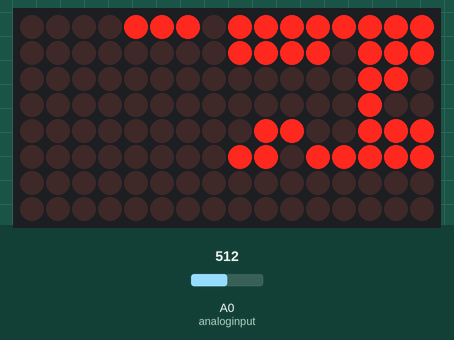
Recording of a sketch running on a simulated Arduino Uno, built with avr-gcc and run on an emulated ATmega328P. Shown: 16×8 LED matrix. The inputs (shaded band) are chosen by the test bench; at power-on: A0 (analoginput) = 512. Random numbers use the default seed unless the sketch sets one.

Above: at 0.95 s.
1.3 s: A0 (analoginput) set to 778
3.0 s: A0 (analoginput) set to 809
At 4.31 s:
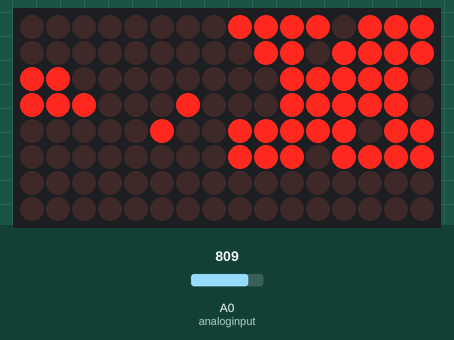
4.7 s: A0 (analoginput) set to 839
At 5.01 s:
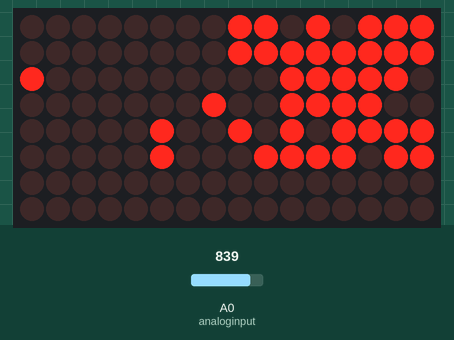
6.4 s: A0 (analoginput) set to 854
8.1 s: A0 (analoginput) set to 877
At 8.13 s:
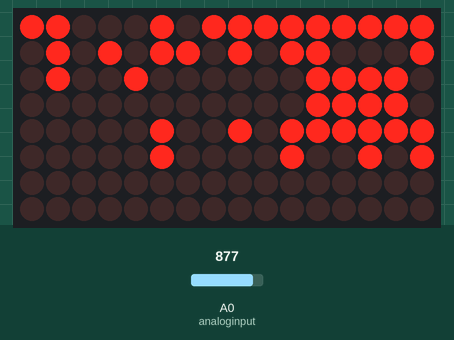
10.0 s: A0 (analoginput) set to 716
At 10.91 s:
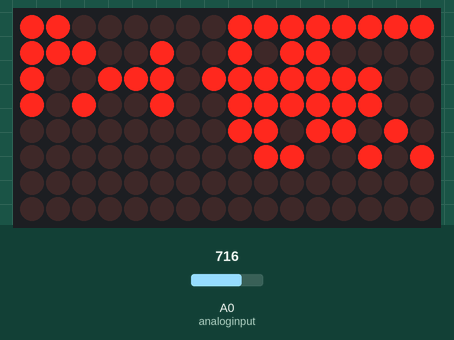

Measured:
- the behaviour switches between 796 and 797 on A0 (analoginput) (found by bisection; images 0 and 1)
- the behaviour switches between 830 and 831 on A0 (analoginput) (found by bisection; images 1 and 2)
- the behaviour switches between 865 and 866 on A0 (analoginput) (found by bisection; images 2 and 3)

The sketch:

CBI_DataPanel_2_0.ino
```cpp
#include <LedControl.h>

//////////////////////////////////////////////////////////
// 5/31/2014 - Renamed to CBI_DataPanel_2_0 - VAShadow
// 5/30/2014 - Added CBI Support - VAShadow
//
//
// 12/05/2013 - CuriousMarc DataPort sketch v1.0
// Alternate sketch for Michael's Erwin DataPort
// with a more organic feel
// This is just a sketch for the data panel, and it assumes
// it is first in the chain.
// There is no code for the CBI yet (I don't have one!)
// so someone that has it should write that part...
//
///////////////////////////////////////////////////////////

// change this to match which Arduino pins you connect your panel to,
// which can be any 3 digital pins you have available.
// This is the pinout for the DroidConUino, same as the R series

// Pinout set for Arduino Mini Breakout
#define DATAIN_PIN 10//13 //2
#define CLOCK_PIN  11//12 //4
#define LOAD_PIN   12//11 //8

//Set this to which Analog Pin you use for the voltage in.
#define analoginput 0

#define greenVCC 12.5    // Green LED on if above this voltage
#define yellowVCC 12.0   // Yellow LED on if above this voltage
#define redVCC 11.5      // Red LED on if above this voltage

// For 15volts: R1=47k, R2=24k
// For 30volts: R1=47k, R2=9.4k
#define R1 47000.0     // >> resistance of R1 in ohms << the more accurate these values are
#define R2 24000.0     // >> resistance of R2 in ohms << the more accurate the measurement will be


// change this to match your hardware, I have dataport as the device 0 (first in chain)
// and I don't have a CBI, but it would be second in the chain
// Invert the 1 and the 0 if you have them in the other order
#define DATAPORT 1 // the dataport one is first in the chain (device 0)
#define CBI      0 // I don't have a CBI, so I put it in second position (device 1)

// Number of Maxim chips that are connected
#define NUMDEV 2   // One for the dataport, one for the battery indicator

// the dataport is quite dim, so I put it to the maximum
#define DATAPORTINTENSITY 15  // 15 is max
#define CBIINTENSITY 15  // 15 is max

// uncomment this to test the LEDS one after the other at startup
//#define TEST
// This will revert to the old style block animation for comparison
//#define LEGACY
// If you are using the voltage monitor uncomment this
#define monitorVCC

// the timing values below control the various effects. Tweak to your liking.
// values are in ms. The lower the faster.
#define TOPBLOCKSPEED   70
#define BOTTOMLEDSPEED  200
#define REDLEDSPEED     500
#define BLUELEDSPEED    500
#define BARGRAPHSPEED   200
#define CBISPEED        50

// Uncomment this if you want an alternate effect for the blue LEDs, where it moves
// in sync with the bar graph
//#define BLUELEDTRACKGRAPH

//============================================================================

float vout = 0.0;       // for voltage out measured analog input
int value = 0;          // used to hold the analog value coming out of the voltage divider
float vin = 0.0;        // voltage calulcated... since the divider allows for 15 volts

// Instantiate LedControl driver
LedControl lc=LedControl(DATAIN_PIN,CLOCK_PIN,LOAD_PIN,NUMDEV);   // RSeries FX i2c v5 Module Logics Connector

void setup()
{
  Serial.begin(57600);

  // initialize Maxim driver chips
  lc.shutdown(DATAPORT,false);                  // take out of shutdown
  lc.clearDisplay(DATAPORT);                    // clear
  lc.setIntensity(DATAPORT,DATAPORTINTENSITY);  // set intensity

  lc.shutdown(CBI,false);                       // take out of shutdown
  lc.clearDisplay(CBI);                         // clear
  lc.setIntensity(CBI,CBIINTENSITY);            // set intensity

#ifdef  TEST// test LEDs
  singleTest();
  delay(2000);
#endif


#ifndef monitorVCC
  pinMode(analoginput, INPUT);
#endif

}


void loop()
{

// this is the legacy algorythm. Super simple, but very blocky.
#ifdef LEGACY

 for (int row=0; row<6; row++) lc.setRow(DATAPORT,row,random(0,256));
 #ifdef monitorVCC
   for (int row=0; row<4; row++) lc.setRow(CBI,row,random(0,256));
   getVCC();
 #else
   for (int row=0; row<7; row++) lc.setRow(CBI,row,random(0,256));
 #endif
 delay(1000);

#else
// this is the new code. Every block of LEDs is handled independently
 updateTopBlocks();
 bargraphDisplay(0);
 updatebottomLEDs();
 updateRedLEDs();
 updateCBILEDs();
 #ifdef monitorVCC
   getVCC();
 #endif
 #ifndef BLUELEDTRACKGRAPH
   updateBlueLEDs();
 #endif

#endif
}


///////////////////////////////////////////////////
// Test LEDs, each Maxim driver row in turn
// Each LED blinks according to the col number
// Col 0 is just on
// Col 1 blinks twice
// col 2 blinks 3 times, etc...
//

#define TESTDELAY 30
void singleTest()
{
  for(int row=0;row<6;row++)
  {
    for(int col=0;col<7;col++)
    {
      delay(TESTDELAY);
      lc.setLed(DATAPORT,row,col,true);
      delay(TESTDELAY);
      for(int i=0;i<col;i++)
      {
        lc.setLed(DATAPORT,row,col,false);
        delay(TESTDELAY);
        lc.setLed(DATAPORT,row,col,true);
        delay(TESTDELAY);
      }
    }
  }


 for(int row=0;row<4;row++)
  {
    for(int col=0;col<5;col++)
    {
      delay(TESTDELAY);
      lc.setLed(CBI,row,col,true);
      delay(TESTDELAY);
      for(int i=0;i<col;i++)
      {
        lc.setLed(CBI,row,col,false);
        delay(TESTDELAY);
        lc.setLed(CBI,row,col,true);
        delay(TESTDELAY);
      }
    }
  }

 lc.setLed(CBI,4,5,true);
 delay(TESTDELAY);
 lc.setLed(CBI,5,5,true);
 delay(TESTDELAY);
 lc.setLed(CBI,6,5,true);
 delay(TESTDELAY);
}

///////////////////////////////////
// animates the two top left blocks
// (green and yellow blocks)
void updateTopBlocks()
{
  static unsigned long timeLast=0;
  unsigned long elapsed;
  elapsed=millis();
  if ((elapsed - timeLast) < TOPBLOCKSPEED) return;
  timeLast = elapsed;

  lc.setRow(DATAPORT,4,randomRow(4)); // top yellow blocks
  lc.setRow(DATAPORT,5,randomRow(4)); // top green blocks

}

///////////////////////////////////
// animates the CBI
//
void updateCBILEDs()
{
  static unsigned long timeLast=0;
  unsigned long elapsed;
  elapsed=millis();
  if ((elapsed - timeLast) < CBISPEED) return;
  timeLast = elapsed;

  #ifdef monitorVCC
    lc.setRow(CBI,random(4),randomRow(random(4)));
  #else
    lc.setRow(CBI,random(7),randomRow(random(4)));
  #endif
}

////////////////////////////////////
// Utility to generate random LED patterns
// Mode goes from 0 to 6. The lower the mode
// the less the LED density that's on.
// Modes 4 and 5 give the most organic feel
byte randomRow(byte randomMode)
{
  switch(randomMode)
  {
    case 0:  // stage -3
      return (random(256)&random(256)&random(256)&random(256));
      break;
    case 1:  // stage -2
      return (random(256)&random(256)&random(256));
      break;
    case 2:  // stage -1
      return (random(256)&random(256));
      break;
    case 3: // legacy "blocky" mode
      return random(256);
      break;
    case 4:  // stage 1
      return (random(256)|random(256));
      break;
    case 5:  // stage 2
      return (random(256)|random(256)|random(256));
      break;
    case 6:  // stage 3
      return (random(256)|random(256)|random(256)|random(256));
      break;
    default:
      return random(256);
      break;
  }
}

//////////////////////
// bargraph for the right column
// disp 0: Row 2 Col 5 to 0 (left bar) - 6 to 0 if including lower red LED,
// disp 1: Row 3 Col 5 to 0 (right bar)

#define MAXGRAPH 2

void bargraphDisplay(byte disp)
{
  static byte bargraphdata[MAXGRAPH]; // status of bars

  if(disp>=MAXGRAPH) return;

  // speed control
  static unsigned long previousDisplayUpdate[MAXGRAPH]={0,0};

  unsigned long currentMillis = millis();
  if(currentMillis - previousDisplayUpdate[disp] < BARGRAPHSPEED) return;
  previousDisplayUpdate[disp] = currentMillis;

  // adjust to max numbers of LED available per bargraph
  byte maxcol;
  if(disp==0 || disp==1) maxcol=6;
  else maxcol=3;  // for smaller graph bars, not defined yet

  // use utility to update the value of the bargraph  from it's previous value
  byte value = updatebar(disp, &bargraphdata[disp], maxcol);
  byte data=0;
  // transform value into byte representing of illuminated LEDs
  // start at 1 so it can go all the way to no illuminated LED
  for(int i=1; i<=value; i++)
  {
    data |= 0x01<<i-1;
  }
  // transfer the byte column wise to the video grid
  fillBar(disp, data, value, maxcol);
}

/////////////////////////////////
// helper for updating bargraph values, to imitate bargraph movement
byte updatebar(byte disp, byte* bargraphdata, byte maxcol)
{
  // bargraph values go up or down one pixel at a time
  int variation = random(0,3);            // 0= move down, 1= stay, 2= move up
  int value=(int)(*bargraphdata);         // get the previous value
  //if (value==maxcol) value=maxcol-2; else      // special case, staying stuck at maximum does not look realistic, knock it down
  value += (variation-1);                 // grow or shring it by one step
#ifndef BLUELEDTRACKGRAPH
  if (value<=0) value=0;                  // can't be lower than 0
#else
  if (value<=1) value=1;                  // if blue LED tracks, OK to keep lower LED always on
#endif
  if (value>maxcol) value=maxcol;         // can't be higher than max
  (*bargraphdata)=(byte)value;            // store new value, use byte type to save RAM
  return (byte)value;                     // return new value
}

/////////////////////////////////////////
// helper for lighting up a bar of LEDs based on a value
void fillBar(byte disp, byte data, byte value, byte maxcol)
{
  byte row;

  // find the row of the bargraph
  switch(disp)
  {
    case 0:
      row = 2;
      break;
    case 1:
      row = 3;
      break;
    default:
      return;
      break;
  }

  for(byte col=0; col<maxcol; col++)
  {
    // test state of LED
    byte LEDon=(data & 1<<col);
    if(LEDon)
    {
      //lc.setLed(DATAPORT,row,maxcol-col-1,true);  // set column bit
      lc.setLed(DATAPORT,2,maxcol-col-1,true);      // set column bit
      lc.setLed(DATAPORT,3,maxcol-col-1,true);      // set column bit
      //lc.setLed(DATAPORT,0,maxcol-col-1,true);      // set blue column bit
    }
    else
    {
      //lc.setLed(DATAPORT,row,maxcol-col-1,false); // reset column bit
      lc.setLed(DATAPORT,2,maxcol-col-1,false);     // reset column bit
      lc.setLed(DATAPORT,3,maxcol-col-1,false);     // reset column bit
      //lc.setLed(DATAPORT,0,maxcol-col-1,false);     // set blue column bit
    }
  }
#ifdef BLUELEDTRACKGRAPH
  // do blue tracking LED
  byte blueLEDrow=B00000010;
  blueLEDrow=blueLEDrow<<value;
  lc.setRow(DATAPORT,0,blueLEDrow);
#endif
}

/////////////////////////////////
// This animates the bottom white LEDs
void updatebottomLEDs()
{
  static unsigned long timeLast=0;
  unsigned long elapsed=millis();
  if ((elapsed - timeLast) < BOTTOMLEDSPEED) return;
  timeLast = elapsed;

  // bottom LEDs are row 1,
  lc.setRow(DATAPORT,1,randomRow(4));
}

////////////////////////////////
// This is for the two red LEDs
void updateRedLEDs()
{
  static unsigned long timeLast=0;
  unsigned long elapsed=millis();
  if ((elapsed - timeLast) < REDLEDSPEED) return;
  timeLast = elapsed;

  // red LEDs are row 2 and 3, col 6,
  lc.setLed(DATAPORT,2,6,random(0,2));
  lc.setLed(DATAPORT,3,6,random(0,2));
}

//////////////////////////////////
// This animates the blue LEDs
// Uses a random delay, which never exceeds BLUELEDSPEED
void updateBlueLEDs()
{
  static unsigned long timeLast=0;
  static unsigned long variabledelay=BLUELEDSPEED;
  unsigned long elapsed=millis();
  if ((elapsed - timeLast) < variabledelay) return;
  timeLast = elapsed;
  variabledelay=random(10, BLUELEDSPEED);

  /*********experimental, moving dots animation
  static byte stage=0;
  stage++;
  if (stage>7) stage=0;
  byte LEDstate=B00000011;
  // blue LEDs are row 0 col 0-5
  lc.setRow(DATAPORT,0,LEDstate<<stage);
  *********************/

  // random
  lc.setRow(DATAPORT,0,randomRow(4));
}


void getVCC()
{
  value = analogRead(analoginput); // this must be between 0.0 and 5.0 - otherwise you'll let the blue smoke out of your ar
  vout= (value * 5.0)/1024.0;  //voltage coming out of the voltage divider
  vin = vout / (R2/(R1+R2)); //voltage to display

  lc.setLed(CBI,6,5,(vin >= greenVCC));
  lc.setLed(CBI,5,5,(vin >= yellowVCC));
  lc.setLed(CBI,4,5,(vin >= redVCC));
  //Serial.print("Volt Out = ");                                  // DEBUG CODE
  //Serial.print(vout, 1);   //Print float "vin" with 1 decimal   // DEBUG CODE
  //Serial.print("\tVolts Calc = ");                             // DEBUG CODE
  //Serial.println(vin, 1);   //Print float "vin" with 1 decimal   // DEBUG CODE
}
```
